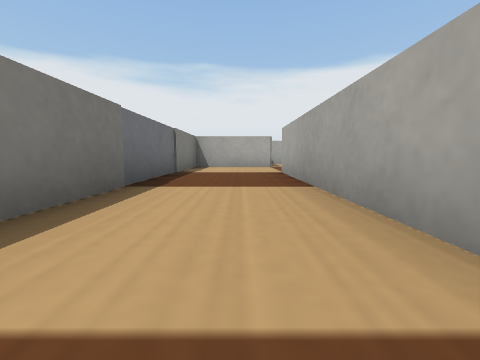
[1] (above)

14 first-person views from a walk through a robot-simulator world made for Webots. The camera is 0.04 m above the floor, tilts 6° down and sees 90° across. The floor is counted in squares, 0.1 m on a side. Each view is taken from the middle of a square. On the plan, view 1 faces up. The plan holds only what a view shows up to about 9 squares ahead; the rest is blank. The robots in the file are not drawn. Simple shapes and patterns stand in for the simulator's stock objects.

[2]
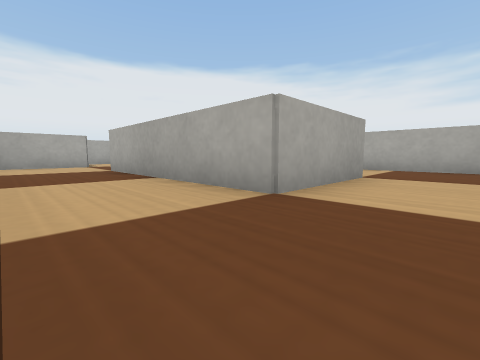

[3]
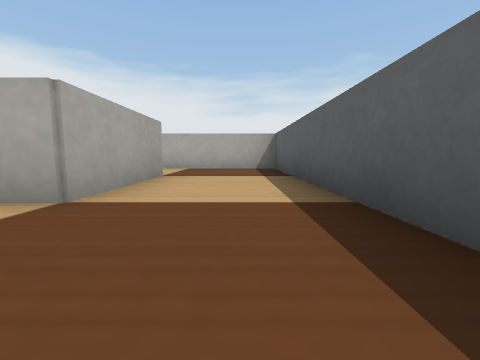

[4]
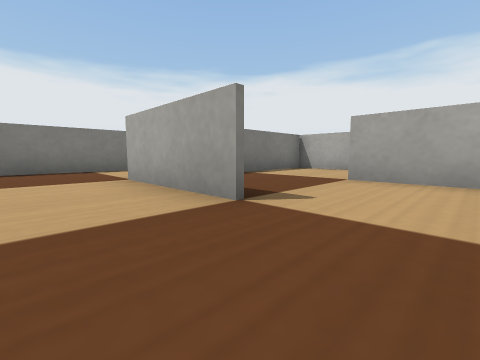

[5]
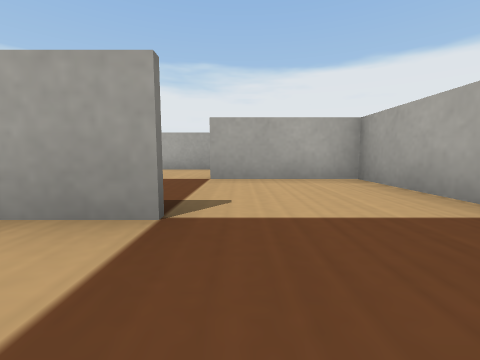

[6]
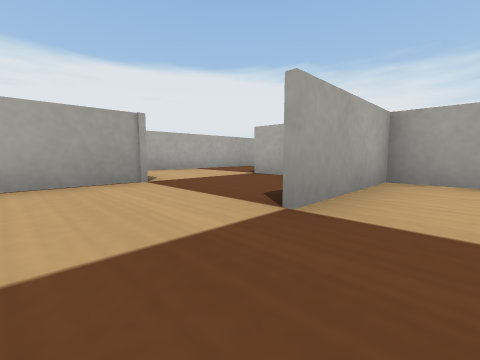

[7]
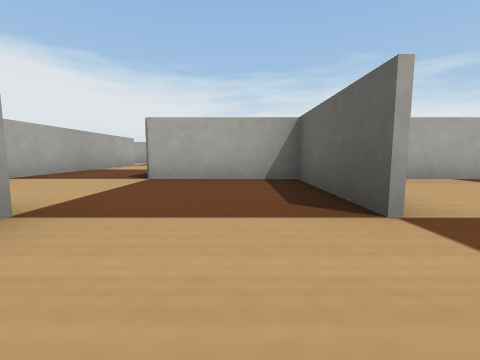

[8]
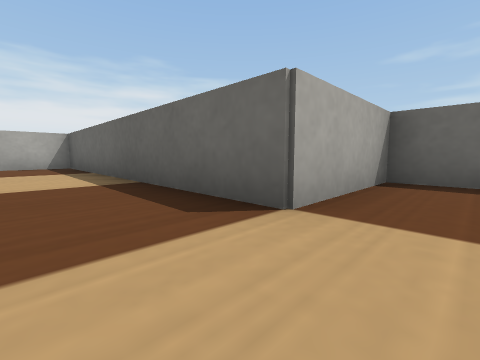

[9]
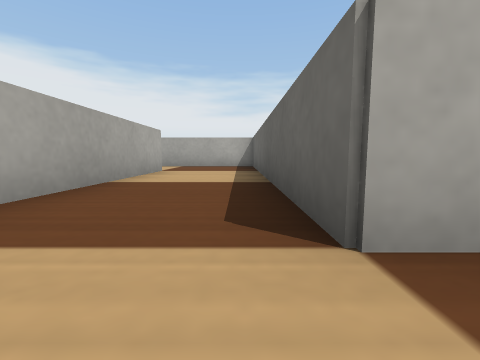

[10]
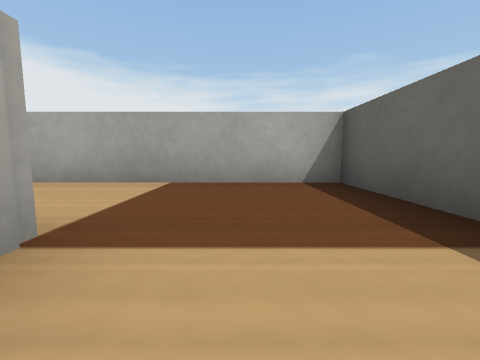

[11]
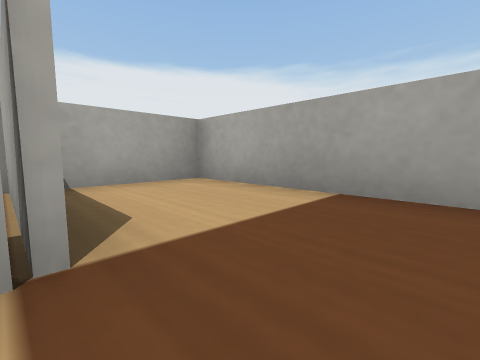

[12]
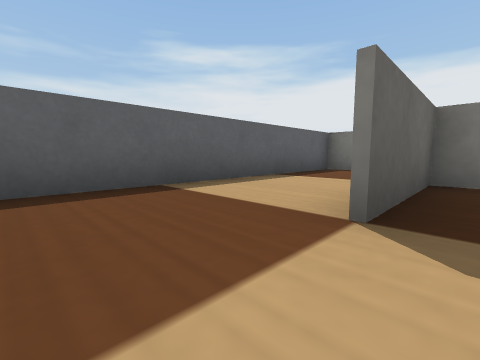

[13]
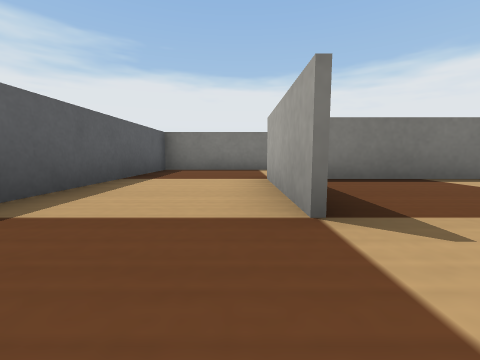

[14]
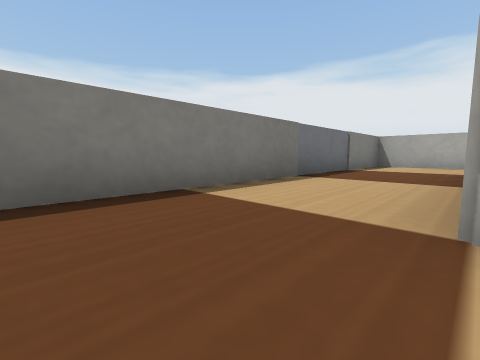

### Floor plan
Points are (right, up) in squares from view 1. A wall is a line through its corners. A room is listed if a view was taken in it or the views show most of it. See-through windows are left out.
Room 1 (views 1, 2, 3, 4, 5, 13, 14)
walls: (3.6, 0.4) (1, 0.4) (1, 5.5); (1.1, 7.9) (-1.5, 7.9) (-1.5, -2) (6, -2) (6, 0.5)
ways out: opening at (4.5, 1) to room 2; opening at (1, 7)
Room 2 (views 6, 12)
walls: (1.1, 3.5) (1.1, 0.6) (3.5, 0.6); (6, 0.5) (6, 3) (3.5, 3)
ways out: opening at (4.5, 1) to room 1; opening at (2.5, 3) to room 3
Room 3 (view 7)
walls: (3.6, 5.5) (1.1, 5.5) (1.1, 3.5)
ways out: opening at (2.5, 3) to room 2; opening at (4, 4.5) to room 5
Room 4 (views 8, 9, 10, 11)
walls: (11.2, 7.9) (4.6, 7.9); (6, 5.5) (13.5, 5.5) (13.5, 10.4) (11, 10.4)
ways out: opening at (5, 6) to room 5
Room 5 (no view inside)
walls: (3.5, 3) (6, 3) (6, 5.5)
ways out: opening at (4, 4.5) to room 3; opening at (5, 6) to room 4

Where each view was taken, in squares from view 1:
view 1: 0 up, 0 right, facing up
view 2: 1 down, 1 left, facing up-right
view 3: 1 down, 1 left, facing right
view 4: 1 down, 5 right, facing up-left
view 5: 1 down, 4 right, facing up
view 6: 2 up, 2 right, facing up-right
view 7: 4 up, 2 right, facing right
view 8: 7 up, 5 right, facing down-right
view 9: 6 up, 5 right, facing right
view 10: 7 up, 10 right, facing right
view 11: 7 up, 11 right, facing up-right
view 12: 1 up, 5 right, facing down-left
view 13: 0 up, 5 right, facing left
view 14: 1 down, 1 right, facing up-left
